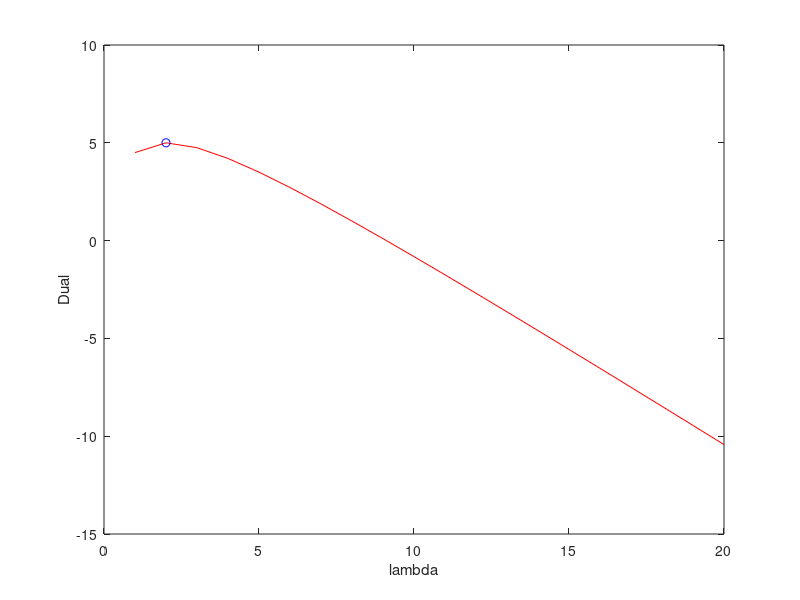

Here is the MATLAB script that generated this plot:
%% Lagrangian Dual
close all;
size=100;
size_lambda=20;
lambda=linspace(1,20,size_lambda);
x=linspace(0,20,size);
dual = @(y) (9*y - y*y + 1)/(1+y);
L=zeros(1,size);
D=zeros(1,size_lambda);


for i=1:20
    D(i)=dual(lambda(i));
end
plot(lambda,D,'r');
xlabel('lambda');
ylabel('Dual');
hold on;
dual_max=max(D)
lambda_max=lambda(find(D==dual_max))
plot(lambda_max,dual_max,'bo');